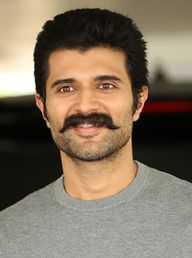
#> input picture 29 June - OpenCV/image2.jpg, 192 x 258 px, found by its file name
$ python Face_and_Eye_Detection.py
#> lines starting #> are read from the running program, lines starting #| are printed output that depends on the picture; after the words box and inside, x2 and y2 are one past the last pixel; in counts of white or black regions, pixels touching at a corner belong together
import cv2
import numpy as np

# ==========================================
# Load Haar Cascade Classifiers
# ==========================================

face_classifier = cv2.CascadeClassifier(
    cv2.data.haarcascades + "haarcascade_frontalface_default.xml"
)

eye_classifier = cv2.CascadeClassifier(
    cv2.data.haarcascades + "haarcascade_eye.xml"
)

# Check if cascades loaded successfully
if face_classifier.empty():
    print("Error: Face Cascade could not be loaded.")
    exit()

if eye_classifier.empty():
    print("Error: Eye Cascade could not be loaded.")
    exit()

# ==========================================
# Load Image
# ==========================================

image = cv2.imread(r"E:\AI\29 June - Haarcascade\image2.jpg")
#> image is the input picture: shape (258, 192, 3); mean B, G, R 95.3, 113.9, 129

if image is None:
    print("Error: Could not load image.")
    exit()

# ==========================================
# Resize Image
# ==========================================

height, width = image.shape[:2]
#> height = 258; width = 192

max_width = 800

scale = max_width / width
#> scale = 4.17

new_width = int(width * scale)
#> new_width = 800
new_height = int(height * scale)
#> new_height = 1075

image = cv2.resize(image, (new_width, new_height))
#> image: shape (1075, 800, 3)

# ==========================================
# Convert to Grayscale
# ==========================================

gray = cv2.cvtColor(image, cv2.COLOR_BGR2GRAY)
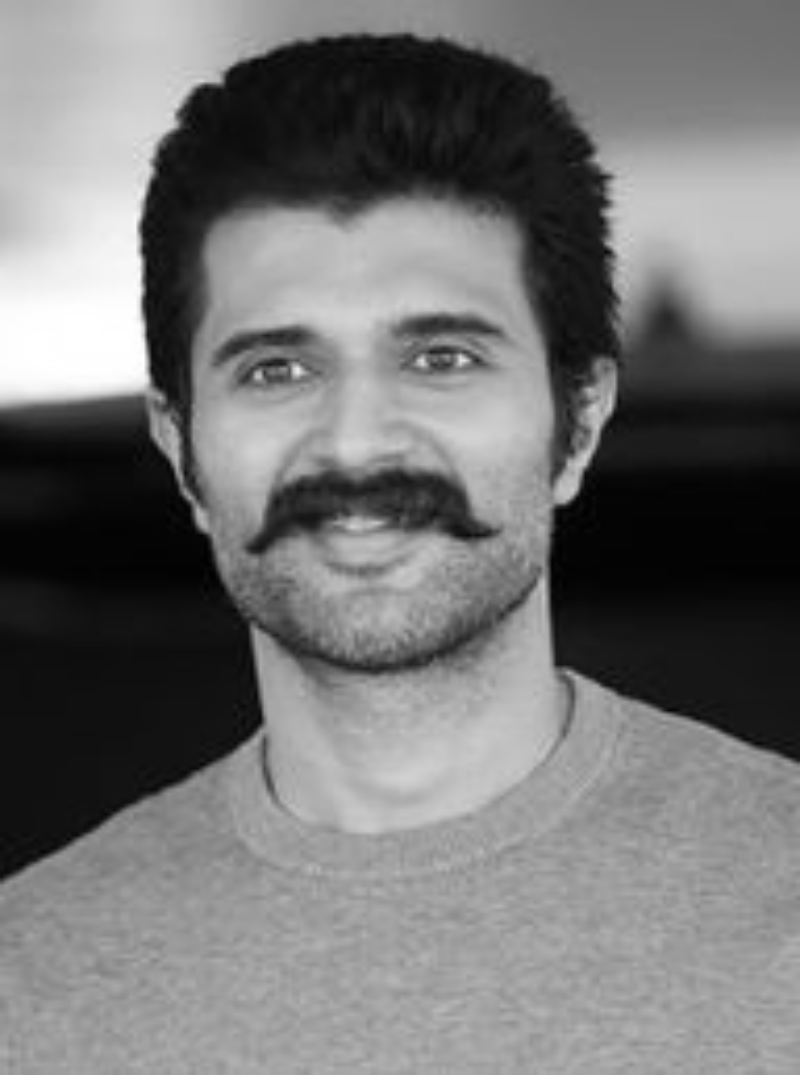
#> gray: shape (1075, 800); min 0, max 255, mean 116.2

# Improve contrast
gray = cv2.equalizeHist(gray)
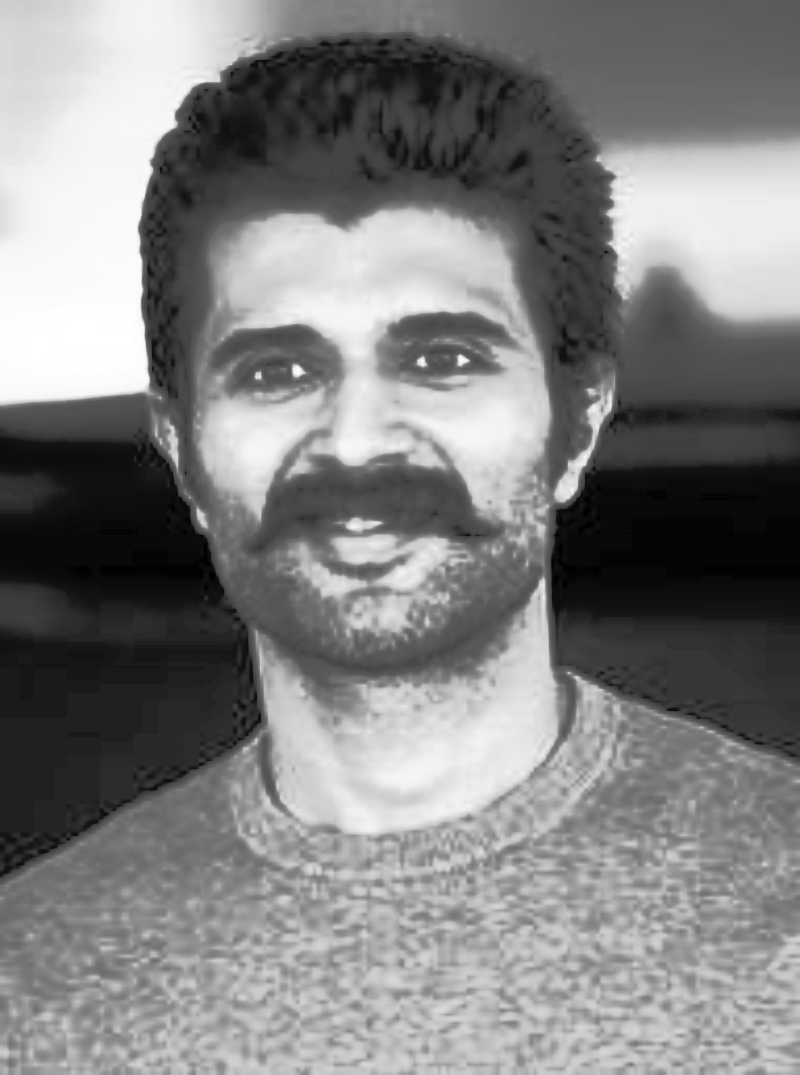
#> gray: shape (1075, 800); min 0, max 255, mean 128.6

# ==========================================
# Detect Faces
# ==========================================

faces = face_classifier.detectMultiScale(
    gray,
    scaleFactor=1.1,
    minNeighbors=5,
    minSize=(50, 50)
)
#> faces = [[126, 179, 475, 475]]

print("Faces Detected :", len(faces))
#| Faces Detected : 1

# ==========================================
# Detect Eyes
# ==========================================

for (x, y, w, h) in faces:

    # Draw face rectangle
    cv2.rectangle(image, (x, y), (x+w, y+h), (255, 0, 255), 2)

    # Face ROI
    roi_gray = gray[y:y+h, x:x+w]
    roi_color = image[y:y+h, x:x+w]

    # Equalize face ROI
    roi_gray = cv2.equalizeHist(roi_gray)

    # Detect Eyes
    eyes = eye_classifier.detectMultiScale(
        roi_gray,
        scaleFactor=1.05,
        minNeighbors=3,
        minSize=(15, 15)
    )

    print("Eyes Detected :", len(eyes))

    # Draw eye rectangles
    for (ex, ey, ew, eh) in eyes:
        cv2.rectangle(
            roi_color,
            (ex, ey),
            (ex+ew, ey+eh),
            (0, 255, 0),
            2
        )
#> this loop made 1 pass
#| Eyes Detected : 5
#> pass 1, `roi_gray = gray[y:y+h, x:x+w]`:
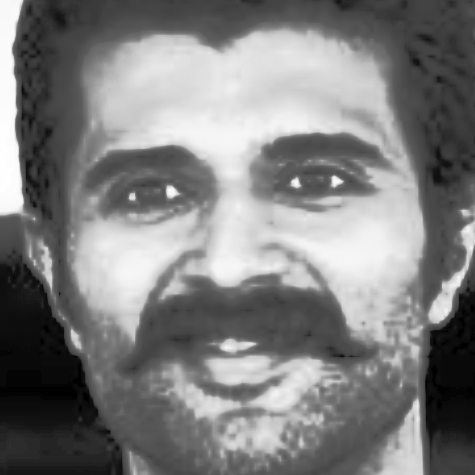
#> roi_gray: shape (475, 475); min 0, max 255, mean 126.6
#> pass 1, `roi_color = image[y:y+h, x:x+w]`:
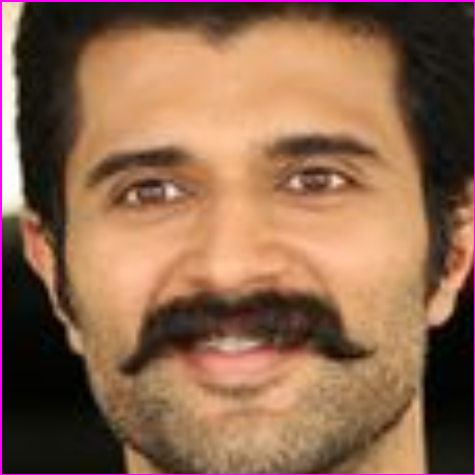
#> roi_color: shape (475, 475, 3); mean B, G, R 78.2, 103.8, 142.1
#> pass 1, `roi_gray = cv2.equalizeHist(roi_gray)`:
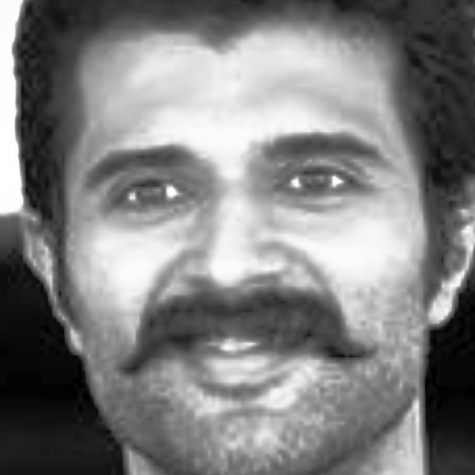
#> roi_gray: shape (475, 475); min 0, max 255, mean 128.4
#> after the loop:
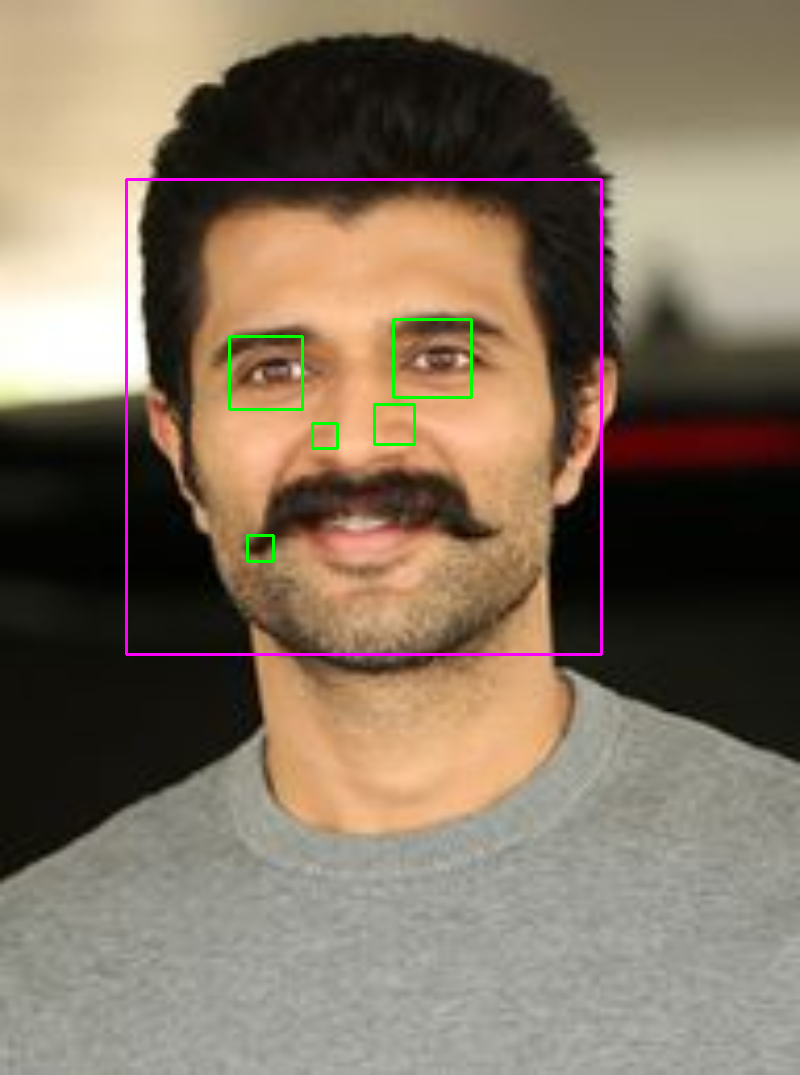
#> image: shape (1075, 800, 3); mean B, G, R 96.3, 113.8, 129.4
#> after the loop:
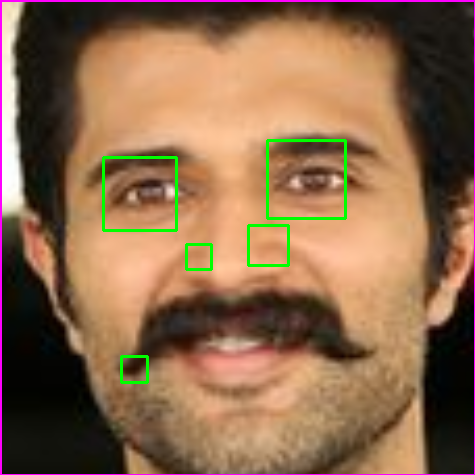
#> roi_color: shape (475, 475, 3); 1.28% of pixels changed, all inside (x1, y1, x2, y2) = (102, 139, 347, 384)

# ==========================================
# Show Image
# ==========================================

cv2.namedWindow("Face and Eye Detection", cv2.WINDOW_NORMAL)

cv2.imshow("Face and Eye Detection", image)

cv2.waitKey(0)

cv2.destroyAllWindows()

$ run again, with 29 June - OpenCV/image.jpg copied over 29 June - OpenCV/image2.jpg
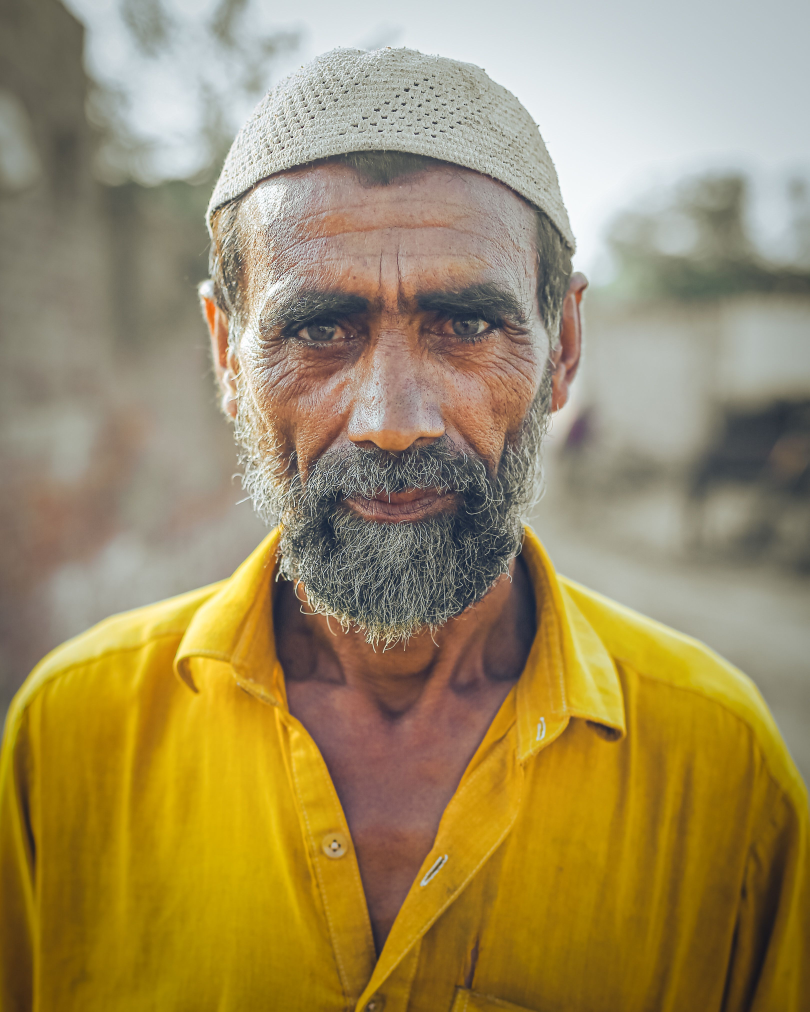
#> input picture 29 June - OpenCV/image.jpg, 3237 x 4046 px, found by its file name (shown at 1/4 size)
#> image is the input picture: shape (4046, 3237, 3); mean B, G, R 97.8, 140.9, 158.2
#> `gray = cv2.equalizeHist(gray)`:
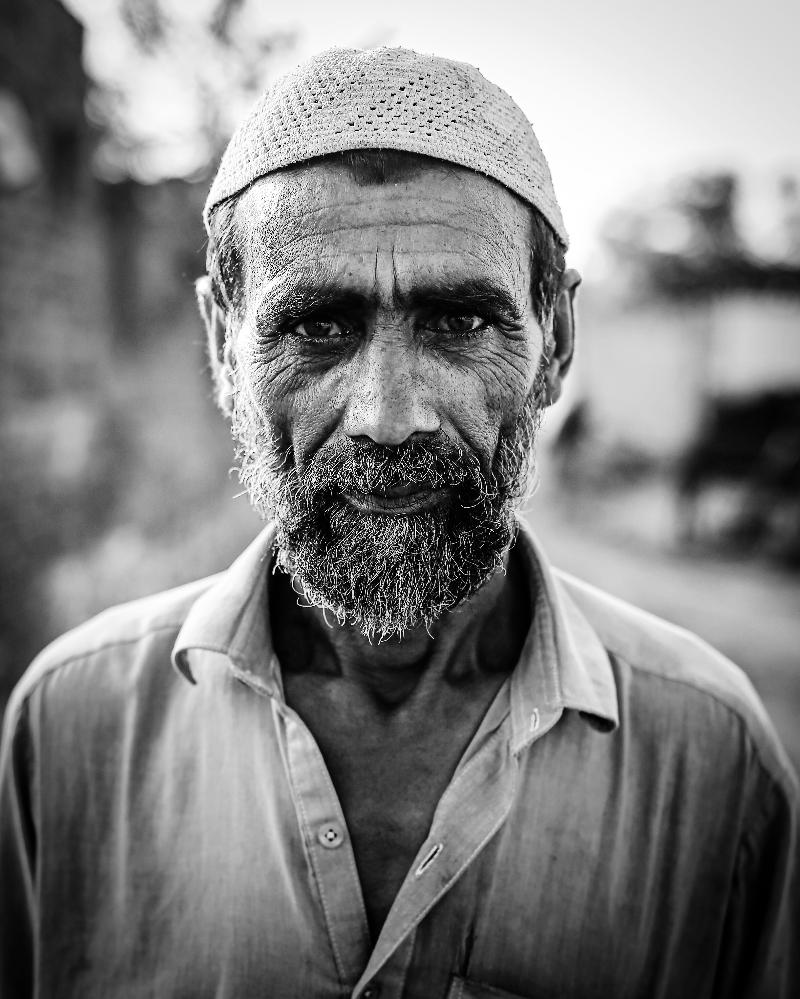
#> gray: shape (999, 800); min 0, max 255, mean 128.3
#> faces = [[175, 172, 421, 421]]
#| Faces Detected : 1
#> the loop `for (x, y, w, h) in faces:` made 1 pass
#> (printed output is left out)
#> after the loop `for (x, y, w, h) in faces:`:
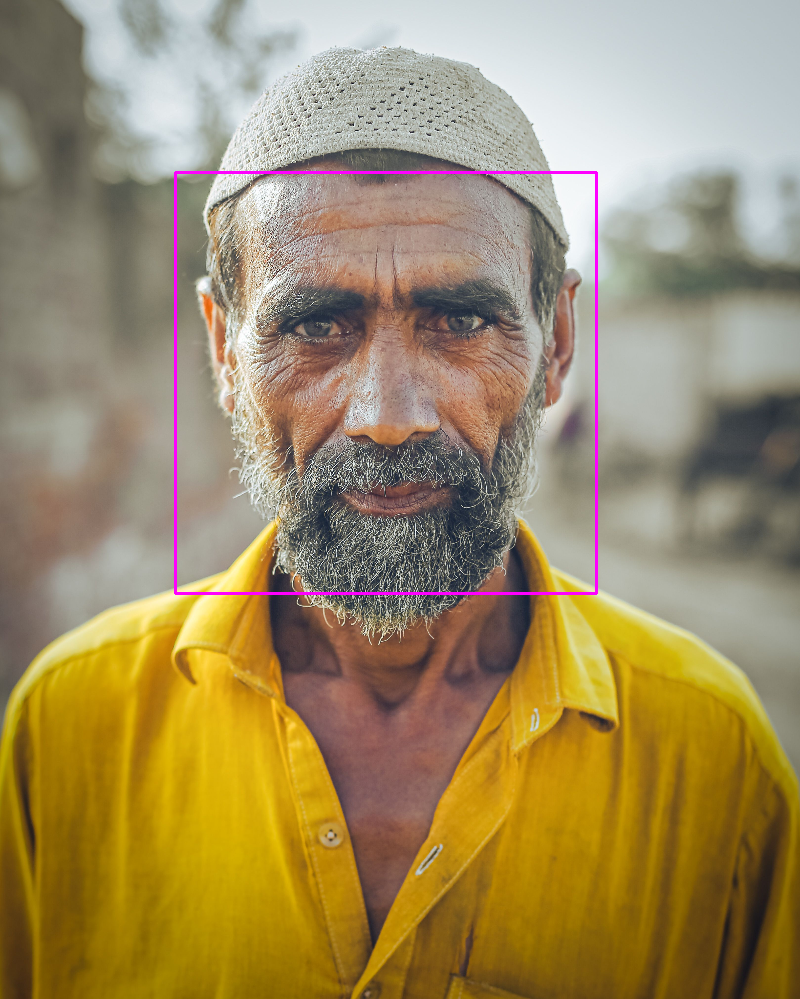
#> image: shape (999, 800, 3); mean B, G, R 98.5, 139.9, 158.7
